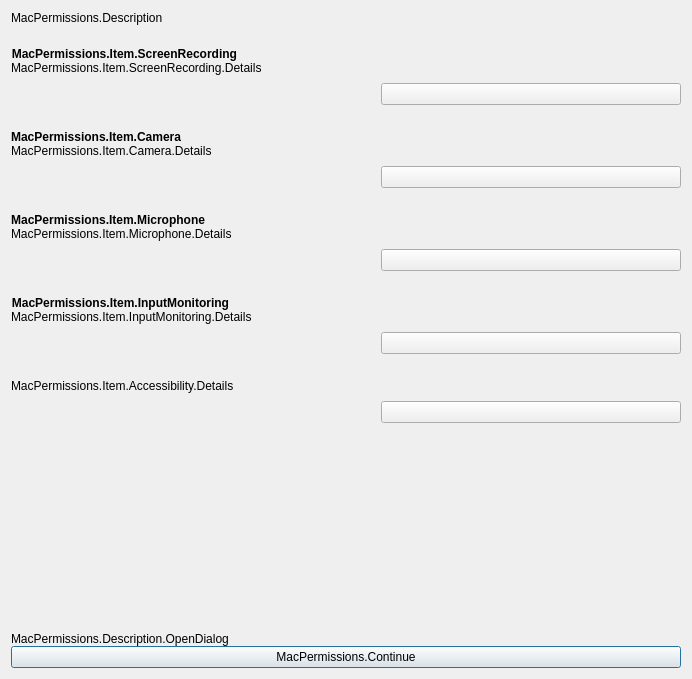
<?xml version="1.0" encoding="UTF-8"?>
<ui version="4.0">
 <class>OBSPermissions</class>
 <widget class="QDialog" name="OBSPermissions">
  <property name="geometry">
   <rect>
    <x>0</x>
    <y>0</y>
    <width>692</width>
    <height>679</height>
   </rect>
  </property>
  <property name="sizePolicy">
   <sizepolicy hsizetype="Minimum" vsizetype="Minimum">
    <horstretch>0</horstretch>
    <verstretch>0</verstretch>
   </sizepolicy>
  </property>
  <property name="minimumSize">
   <size>
    <width>0</width>
    <height>0</height>
   </size>
  </property>
  <property name="windowTitle">
   <string>MacPermissions.Title</string>
  </property>
  <property name="windowIcon">
   <iconset resource="obs.qrc">
    <normaloff>:/res/images/lumacast.png</normaloff>:/res/images/lumacast.png</iconset>
  </property>
  <property name="styleSheet">
   <string notr="true"/>
  </property>
  <layout class="QGridLayout" name="gridLayout_2">
   <item row="0" column="0">
    <layout class="QVBoxLayout" name="verticalLayout">
     <property name="spacing">
      <number>0</number>
     </property>
     <property name="sizeConstraint">
      <enum>QLayout::SizeConstraint::SetNoConstraint</enum>
     </property>
     <property name="leftMargin">
      <number>0</number>
     </property>
     <property name="topMargin">
      <number>0</number>
     </property>
     <property name="rightMargin">
      <number>0</number>
     </property>
     <property name="bottomMargin">
      <number>0</number>
     </property>
     <item>
      <layout class="QVBoxLayout" name="verticalLayout_7">
       <item>
        <widget class="QLabel" name="label">
         <property name="text">
          <string>MacPermissions.Description</string>
         </property>
         <property name="wordWrap">
          <bool>true</bool>
         </property>
        </widget>
       </item>
       <item>
        <layout class="QGridLayout" name="gridLayout">
         <item row="1" column="0">
          <spacer name="verticalSpacer">
           <property name="orientation">
            <enum>Qt::Orientation::Vertical</enum>
           </property>
           <property name="sizeHint" stdset="0">
            <size>
             <width>20</width>
             <height>40</height>
            </size>
           </property>
          </spacer>
         </item>
         <item row="3" column="0">
          <widget class="QPushButton" name="continueButton">
           <property name="text">
            <string>MacPermissions.Continue</string>
           </property>
          </widget>
         </item>
         <item row="2" column="0">
          <widget class="QLabel" name="label_2">
           <property name="text">
            <string>MacPermissions.Description.OpenDialog</string>
           </property>
           <property name="wordWrap">
            <bool>true</bool>
           </property>
           <property name="bottomMargin" stdset="0">
            <number>8</number>
           </property>
          </widget>
         </item>
         <item row="0" column="0">
          <layout class="QFormLayout" name="formLayout">
           <property name="fieldGrowthPolicy">
            <enum>QFormLayout::FieldGrowthPolicy::AllNonFixedFieldsGrow</enum>
           </property>
           <property name="rowWrapPolicy">
            <enum>QFormLayout::RowWrapPolicy::WrapAllRows</enum>
           </property>
           <property name="topMargin">
            <number>22</number>
           </property>
           <property name="bottomMargin">
            <number>0</number>
           </property>
           <item row="0" column="0">
            <widget class="QLabel" name="label_4">
             <property name="font">
              <font>
               <bold>true</bold>
              </font>
             </property>
             <property name="text">
              <string>MacPermissions.Item.ScreenRecording</string>
             </property>
             <property name="alignment">
              <set>Qt::AlignmentFlag::AlignRight|Qt::AlignmentFlag::AlignTrailing|Qt::AlignmentFlag::AlignVCenter</set>
             </property>
            </widget>
           </item>
           <item row="0" column="1">
            <widget class="QLabel" name="label_5">
             <property name="text">
              <string>MacPermissions.Item.ScreenRecording.Details</string>
             </property>
            </widget>
           </item>
           <item row="1" column="1">
            <layout class="QHBoxLayout" name="horizontalLayout">
             <property name="topMargin">
              <number>8</number>
             </property>
             <property name="bottomMargin">
              <number>25</number>
             </property>
             <item>
              <spacer name="horizontalSpacer">
               <property name="orientation">
                <enum>Qt::Orientation::Horizontal</enum>
               </property>
               <property name="sizeHint" stdset="0">
                <size>
                 <width>40</width>
                 <height>20</height>
                </size>
               </property>
              </spacer>
             </item>
             <item>
              <widget class="QPushButton" name="capturePermissionButton">
               <property name="sizePolicy">
                <sizepolicy hsizetype="Fixed" vsizetype="Fixed">
                 <horstretch>0</horstretch>
                 <verstretch>0</verstretch>
                </sizepolicy>
               </property>
               <property name="minimumSize">
                <size>
                 <width>300</width>
                 <height>0</height>
                </size>
               </property>
               <property name="maximumSize">
                <size>
                 <width>300</width>
                 <height>16777215</height>
                </size>
               </property>
               <property name="baseSize">
                <size>
                 <width>300</width>
                 <height>0</height>
                </size>
               </property>
              </widget>
             </item>
            </layout>
           </item>
           <item row="2" column="0">
            <widget class="QLabel" name="label_7">
             <property name="font">
              <font>
               <bold>true</bold>
              </font>
             </property>
             <property name="text">
              <string>MacPermissions.Item.Camera</string>
             </property>
             <property name="alignment">
              <set>Qt::AlignmentFlag::AlignRight|Qt::AlignmentFlag::AlignTrailing|Qt::AlignmentFlag::AlignVCenter</set>
             </property>
            </widget>
           </item>
           <item row="2" column="1">
            <widget class="QLabel" name="label_8">
             <property name="text">
              <string>MacPermissions.Item.Camera.Details</string>
             </property>
             <property name="wordWrap">
              <bool>true</bool>
             </property>
            </widget>
           </item>
           <item row="3" column="1">
            <layout class="QHBoxLayout" name="horizontalLayout_2">
             <property name="topMargin">
              <number>8</number>
             </property>
             <property name="bottomMargin">
              <number>25</number>
             </property>
             <item>
              <spacer name="horizontalSpacer_2">
               <property name="orientation">
                <enum>Qt::Orientation::Horizontal</enum>
               </property>
               <property name="sizeHint" stdset="0">
                <size>
                 <width>40</width>
                 <height>20</height>
                </size>
               </property>
              </spacer>
             </item>
             <item>
              <widget class="QPushButton" name="videoPermissionButton">
               <property name="sizePolicy">
                <sizepolicy hsizetype="Fixed" vsizetype="Fixed">
                 <horstretch>0</horstretch>
                 <verstretch>0</verstretch>
                </sizepolicy>
               </property>
               <property name="minimumSize">
                <size>
                 <width>300</width>
                 <height>0</height>
                </size>
               </property>
               <property name="maximumSize">
                <size>
                 <width>300</width>
                 <height>16777215</height>
                </size>
               </property>
               <property name="baseSize">
                <size>
                 <width>300</width>
                 <height>0</height>
                </size>
               </property>
              </widget>
             </item>
            </layout>
           </item>
           <item row="4" column="0">
            <widget class="QLabel" name="label_9">
             <property name="font">
              <font>
               <bold>true</bold>
              </font>
             </property>
             <property name="text">
              <string>MacPermissions.Item.Microphone</string>
             </property>
             <property name="alignment">
              <set>Qt::AlignmentFlag::AlignRight|Qt::AlignmentFlag::AlignTrailing|Qt::AlignmentFlag::AlignVCenter</set>
             </property>
            </widget>
           </item>
           <item row="4" column="1">
            <widget class="QLabel" name="label_10">
             <property name="text">
              <string>MacPermissions.Item.Microphone.Details</string>
             </property>
            </widget>
           </item>
           <item row="5" column="1">
            <layout class="QHBoxLayout" name="horizontalLayout_4">
             <property name="topMargin">
              <number>8</number>
             </property>
             <property name="bottomMargin">
              <number>25</number>
             </property>
             <item>
              <spacer name="horizontalSpacer_3">
               <property name="orientation">
                <enum>Qt::Orientation::Horizontal</enum>
               </property>
               <property name="sizeHint" stdset="0">
                <size>
                 <width>40</width>
                 <height>20</height>
                </size>
               </property>
              </spacer>
             </item>
             <item>
              <widget class="QPushButton" name="audioPermissionButton">
               <property name="sizePolicy">
                <sizepolicy hsizetype="Fixed" vsizetype="Fixed">
                 <horstretch>0</horstretch>
                 <verstretch>0</verstretch>
                </sizepolicy>
               </property>
               <property name="minimumSize">
                <size>
                 <width>300</width>
                 <height>0</height>
                </size>
               </property>
               <property name="maximumSize">
                <size>
                 <width>300</width>
                 <height>16777215</height>
                </size>
               </property>
               <property name="baseSize">
                <size>
                 <width>300</width>
                 <height>0</height>
                </size>
               </property>
              </widget>
             </item>
            </layout>
           </item>
           <item row="6" column="0">
            <widget class="QLabel" name="label_3">
             <property name="font">
              <font>
               <bold>true</bold>
              </font>
             </property>
             <property name="text">
              <string>MacPermissions.Item.InputMonitoring</string>
             </property>
             <property name="alignment">
              <set>Qt::AlignmentFlag::AlignRight|Qt::AlignmentFlag::AlignTrailing|Qt::AlignmentFlag::AlignVCenter</set>
             </property>
            </widget>
           </item>
           <item row="6" column="1">
            <widget class="QLabel" name="label_13">
             <property name="text">
              <string>MacPermissions.Item.InputMonitoring.Details</string>
             </property>
             <property name="wordWrap">
              <bool>true</bool>
             </property>
            </widget>
           </item>
           <item row="7" column="1">
            <layout class="QHBoxLayout" name="horizontalLayout_5">
             <property name="sizeConstraint">
              <enum>QLayout::SizeConstraint::SetDefaultConstraint</enum>
             </property>
             <property name="topMargin">
              <number>8</number>
             </property>
             <property name="bottomMargin">
              <number>25</number>
             </property>
             <item>
              <spacer name="horizontalSpacer_5">
               <property name="orientation">
                <enum>Qt::Orientation::Horizontal</enum>
               </property>
               <property name="sizeHint" stdset="0">
                <size>
                 <width>40</width>
                 <height>20</height>
                </size>
               </property>
              </spacer>
             </item>
             <item>
              <widget class="QPushButton" name="inputMonitoringPermissionButton">
               <property name="sizePolicy">
                <sizepolicy hsizetype="Fixed" vsizetype="Fixed">
                 <horstretch>0</horstretch>
                 <verstretch>0</verstretch>
                </sizepolicy>
               </property>
               <property name="minimumSize">
                <size>
                 <width>300</width>
                 <height>0</height>
                </size>
               </property>
               <property name="maximumSize">
                <size>
                 <width>300</width>
                 <height>16777215</height>
                </size>
               </property>
               <property name="baseSize">
                <size>
                 <width>300</width>
                 <height>0</height>
                </size>
               </property>
              </widget>
             </item>
            </layout>
           </item>
           <item row="8" column="1">
            <widget class="QLabel" name="accessibilityPermissionLabel">
             <property name="text">
              <string>MacPermissions.Item.Accessibility.Details</string>
             </property>
             <property name="wordWrap">
              <bool>true</bool>
             </property>
            </widget>
           </item>
           <item row="9" column="1">
            <layout class="QHBoxLayout" name="horizontalLayout_6">
             <property name="sizeConstraint">
              <enum>QLayout::SizeConstraint::SetDefaultConstraint</enum>
             </property>
             <property name="topMargin">
              <number>8</number>
             </property>
             <property name="bottomMargin">
              <number>25</number>
             </property>
             <item>
              <spacer name="horizontalSpacer_4">
               <property name="orientation">
                <enum>Qt::Orientation::Horizontal</enum>
               </property>
               <property name="sizeHint" stdset="0">
                <size>
                 <width>40</width>
                 <height>20</height>
                </size>
               </property>
              </spacer>
             </item>
             <item>
              <widget class="QPushButton" name="accessibilityPermissionButton">
               <property name="sizePolicy">
                <sizepolicy hsizetype="Fixed" vsizetype="Fixed">
                 <horstretch>0</horstretch>
                 <verstretch>0</verstretch>
                </sizepolicy>
               </property>
               <property name="minimumSize">
                <size>
                 <width>300</width>
                 <height>0</height>
                </size>
               </property>
               <property name="maximumSize">
                <size>
                 <width>300</width>
                 <height>16777215</height>
                </size>
               </property>
               <property name="baseSize">
                <size>
                 <width>300</width>
                 <height>0</height>
                </size>
               </property>
              </widget>
             </item>
            </layout>
           </item>
          </layout>
         </item>
        </layout>
       </item>
      </layout>
     </item>
    </layout>
   </item>
  </layout>
 </widget>
 <resources>
  <include location="obs.qrc"/>
 </resources>
 <connections/>
</ui>
